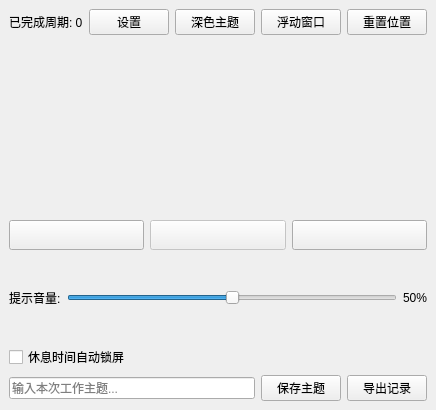
<?xml version="1.0" encoding="UTF-8"?>
<ui version="4.0">
    <class>MainWindow</class>
    <widget class="QMainWindow" name="MainWindow">
        <property name="geometry">
            <rect>
                <x>0</x>
                <y>0</y>
                <width>400</width>
                <height>410</height>
            </rect>
        </property>
        <property name="windowTitle">
            <string>番茄时钟</string>
        </property>
        <widget class="QWidget" name="centralwidget">
            <layout class="QVBoxLayout" name="verticalLayout">
                <item>
                    <layout class="QHBoxLayout" name="horizontalLayout_3">
                        <item>
                            <widget class="QLabel" name="cycleLabel">
                                <property name="text">
                                    <string>已完成周期: 0</string>
                                </property>
                            </widget>
                        </item>
                        <item>
                            <spacer name="horizontalSpacer">
                                <property name="orientation">
                                    <enum>Qt::Horizontal</enum>
                                </property>
                                <property name="sizeHint" stdset="0">
                                    <size>
                                        <width>40</width>
                                        <height>20</height>
                                    </size>
                                </property>
                            </spacer>
                        </item>
                        <item>
                            <widget class="QPushButton" name="settingsButton">
                                <property name="text">
                                    <string>设置</string>
                                </property>
                            </widget>
                        </item>
                        <item>
                            <widget class="QPushButton" name="themeButton">
                                <property name="text">
                                    <string>深色主题</string>
                                </property>
                            </widget>
                        </item>
                        <item>
                            <widget class="QPushButton" name="floatingButton">
                                <property name="text">
                                    <string>浮动窗口</string>
                                </property>
                            </widget>
                        </item>
                        <item>
                            <widget class="QPushButton" name="resetPositionButton">
                                <property name="text">
                                    <string>重置位置</string>
                                </property>
                            </widget>
                        </item>
                    </layout>
                </item>
                <item>
                    <widget class="QLabel" name="phaseLabel">
                        <property name="font">
                            <font>
                                <pointsize>18</pointsize>
                                <weight>75</weight>
                                <bold>true</bold>
                            </font>
                        </property>
                        <property name="alignment">
                            <set>Qt::AlignCenter</set>
                        </property>
                    </widget>
                </item>
                <item>
                    <widget class="QLabel" name="timeLabel">
                        <property name="font">
                            <font>
                                <pointsize>48</pointsize>
                                <weight>75</weight>
                                <bold>true</bold>
                            </font>
                        </property>
                        <property name="alignment">
                            <set>Qt::AlignCenter</set>
                        </property>
                    </widget>
                </item>
                <item>
                    <layout class="QHBoxLayout" name="horizontalLayout">
                        <item>
                            <widget class="QPushButton" name="startButton">
                                <property name="minimumSize">
                                    <size>
                                        <width>80</width>
                                        <height>30</height>
                                    </size>
                                </property>
                            </widget>
                        </item>
                        <item>
                            <widget class="QPushButton" name="pauseButton">
                                <property name="minimumSize">
                                    <size>
                                        <width>80</width>
                                        <height>30</height>
                                    </size>
                                </property>
                                <property name="enabled">
                                    <bool>false</bool>
                                </property>
                            </widget>
                        </item>
                        <item>
                            <widget class="QPushButton" name="resetButton">
                                <property name="minimumSize">
                                    <size>
                                        <width>80</width>
                                        <height>30</height>
                                    </size>
                                </property>
                            </widget>
                        </item>
                    </layout>
                </item>
                <item>
                    <layout class="QHBoxLayout" name="horizontalLayout_5">
                        <item>
                            <widget class="QLabel" name="volumeLabel">
                                <property name="text">
                                    <string>提示音量:</string>
                                </property>
                            </widget>
                        </item>
                        <item>
                            <widget class="QSlider" name="volumeSlider">
                                <property name="minimum">
                                    <number>0</number>
                                </property>
                                <property name="maximum">
                                    <number>100</number>
                                </property>
                                <property name="value">
                                    <number>50</number>
                                </property>
                                <property name="orientation">
                                    <enum>Qt::Horizontal</enum>
                                </property>
                            </widget>
                        </item>
                        <item>
                            <widget class="QLabel" name="volumeValueLabel">
                                <property name="text">
                                    <string>50%</string>
                                </property>
                            </widget>
                        </item>
                    </layout>
                </item>
                <item>
                    <widget class="QCheckBox" name="autoLockCheckBox">
                        <property name="text">
                            <string>休息时间自动锁屏</string>
                        </property>
                    </widget>
                </item>
                <item>
                    <layout class="QHBoxLayout" name="horizontalLayout_4">
                        <item>
                            <widget class="QLineEdit" name="themeLineEdit">
                                <property name="placeholderText">
                                    <string>输入本次工作主题...</string>
                                </property>
                            </widget>
                        </item>
                        <item>
                            <widget class="QPushButton" name="saveThemeButton">
                                <property name="text">
                                    <string>保存主题</string>
                                </property>
                            </widget>
                        </item>
                        <item>
                            <widget class="QPushButton" name="exportThemesButton">
                                <property name="text">
                                    <string>导出记录</string>
                                </property>
                            </widget>
                        </item>
                    </layout>
                </item>
            </layout>
        </widget>
    </widget>
    <resources />
    <connections />
</ui>
